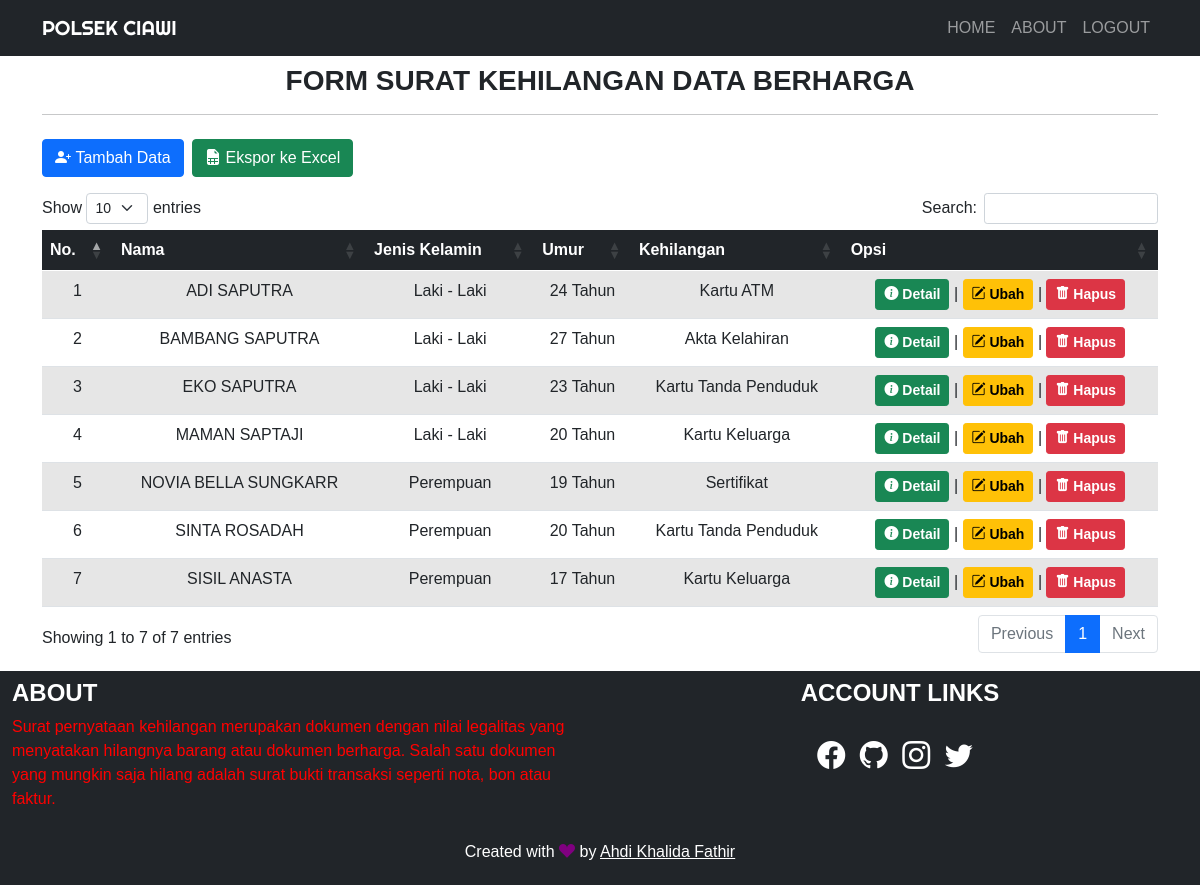
The app's page /index.php (signed in) with its own data.
### tables this page shows
CREATE TABLE `pelapor` (
  `nik` varchar(50) NOT NULL,
  `nama` varchar(225) NOT NULL,
  `tmpt_Lahir` varchar(50) NOT NULL,
  `tgl_Lahir` date NOT NULL,
  `jekel` enum('Laki - Laki','Perempuan') NOT NULL,
  `kehilangan` enum('Akta Kelahiran','Kartu ATM','Kartu Tanda Penduduk','Kartu Keluarga','Sertifikat') NOT NULL,
  `gambar` varchar(225) NOT NULL,
  `alamat` text NOT NULL
);

### function.php (called while the page is built, shortened)
<?php
$koneksi = mysqli_connect("localhost", "root", "", "kehilangan");
function query($query)
{
    global $koneksi;
    $result = mysqli_query($koneksi, $query);
    $rows = [];
    while ($row = mysqli_fetch_assoc($result)) {
        $rows[] = $row;
    }
    return $rows;
}

### index.php (the view, shortened to what this page needs)
<?php
require 'function.php';
$pelapor = query("SELECT * FROM pelapor ORDER BY nik DESC");
?>
<!DOCTYPE html>
<html lang="en">
<head>
    <link href="https://cdn.jsdelivr.net/npm/bootstrap@5.0.0-beta2/dist/css/bootstrap.min.css" rel="stylesheet">
    <link rel="stylesheet" href="https://cdn.jsdelivr.net/npm/bootstrap-icons@1.4.0/font/bootstrap-icons.css">
    <link rel="stylesheet" href="https://cdn.datatables.net/1.10.23/css/dataTables.bootstrap5.min.css">
    <link rel="stylesheet" href="https://cdn.jsdelivr.net/npm/bootstrap@5.0.0-beta1/dist/css/bootstrap.min.css">
    <link rel="stylesheet" href="css/style.css">
</head>
<body>
    <nav class="navbar navbar-expand-lg navbar-dark bg-dark text-uppercase">
        <div class="container">
            <a class="navbar-brand" href="index.php">POLSEK CIAWI</a>
            <div class="collapse navbar-collapse" id="navbarNav">
                <ul class="navbar-nav ms-auto">
                    <li class="nav-item">
                        <a class="nav-link" aria-current="page" href="#">Home</a>
                    </li>
                    <li class="nav-item">
                        <a class="nav-link" href="#about">About</a>
                    </li>
                    <li class="nav-item">
                        <a class="nav-link" href="logout.php">Logout</a>
                    </li>
                </ul>
            </div>
        </div>
    </nav>
    <div class="container">
        <div class="row my-2">
            <div class="col-md">
                <h3 class="text-center fw-bold text-uppercase">Form surat kehilangan data berharga</h3>
                <hr>
            </div>
        </div>
        <div class="row my-2">
            <div class="col-md">
                <a href="addData.php" class="btn btn-primary"><i class="bi bi-person-plus-fill"></i>&nbsp;Tambah Data</a>
                <a href="export.php" target="_blank" class="btn btn-success ms-1"><i class="bi bi-file-earmark-spreadsheet-fill"></i>&nbsp;Ekspor ke Excel</a>
            </div>
        </div>
        <div class="row my-3">
            <div class="col-md">
                <table id="data" class="table table-striped table-responsive table-hover text-center" style="width:100%">
                    <thead class="table-dark">
                        <tr>
                            <th>No.</th>
                            <th>Nama</th>
                            <th>Jenis Kelamin</th>
                            <th>Umur</th>
                            <th>Kehilangan</th>
                            <th>Opsi</th>
                        </tr>
                    </thead>
                    <tbody>
                        <?php $no = 1; ?>
                        <?php foreach ($pelapor as $row) : ?>
                            <tr>
                                <td><?= $no++; ?></td>
                                <td><?= $row['nama']; ?></td>
                                <td><?= $row['jekel']; ?></td>
                                <?php
                                $now = time();
                                $timeTahun = strtotime($row['tgl_Lahir']);
                                $setahun = 31536000;
                                $hitung = ($now - $timeTahun) / $setahun;
                                ?>
                                <td><?= floor($hitung); ?> Tahun</td>
                                <td><?= $row['kehilangan']; ?></td>
                                <td>
                                    <button class="btn btn-success btn-sm text-white detail" data-id="<?= $row['nik']; ?>" style="font-weight: 600;"><i class="bi bi-info-circle-fill"></i>&nbsp;Detail</button> |
                                    <a href="ubah.php?nik=<?= $row['nik']; ?>" class="btn btn-warning btn-sm" style="font-weight: 600;"><i class="bi bi-pencil-square"></i>&nbsp;Ubah</a> |
                                    <a href="hapus.php?nik=<?= $row['nik']; ?>" class="btn btn-danger btn-sm" style="font-weight: 600;" onclick="return confirm('Apakah anda yakin ingin menghapus data <?= $row['nama']; ?> ?');"><i class="bi bi-trash-fill"></i>&nbsp;Hapus</a>
                                </td>
                            </tr>
                        <?php endforeach; ?>
                    </tbody>
                </table>
            </div>
        </div>
    </div>
    <div class="container-fluid">
        <div class="row bg-dark text-white">
            <div class="col-md-6 my-2" id="about">
                <h4 class="fw-bold text-uppercase">About</h4>
                <p style="color: red">Surat pernyataan kehilangan merupakan dokumen dengan nilai legalitas yang menyatakan hilangnya barang atau dokumen berharga. Salah satu dokumen yang mungkin saja hilang adalah surat bukti transaksi seperti nota, bon atau faktur.</p>
            </div>
            <div class="col-md-6 col-sm-8 my-2 text-center link">
                <h4 class="fw-bold text-uppercase">Account Links</h4>
                <a href="https://web.facebook.com/lemonku.lemonku.9/" target="_blank"><i class="bi bi-facebook fs-3"></i></a>
                <a href="https://github.com/Thirty21" target="_blank"><i class="bi bi-github fs-3"></i></a>
                <a href="https://www.instagram.com/ahdiikhf_/" target="_blank"><i class="bi bi-instagram fs-3"></i></a>
                <a href="#" target="_blank"><i class="bi bi-twitter fs-3"></i></a>
            </div>
        </div>
    </div>
    <footer class="bg-dark text-white text-center" style="padding: 5px;">
        <p>Created with <i class="bi bi-suit-heart-fill" style="color: purple;"></i> by <u style="color: white;">Ahdi Khalida Fathir</u></p>
    </footer>
</body>
</html>

### css/style.css (style rules this page uses)
body { font-family: 'Gill Sans', 'Gill Sans MT', Calibri, 'Trebuchet MS', sans-serif; }
.navbar-brand { font-family: 'Righteous', cursive; }
.link a { display: inline-block; margin-top: 20px; margin-right: 10px; color: #fff; }

### records on screen
pelapor: nama "ADI SAPUTRA", jekel "Laki - Laki", kehilangan "Kartu ATM"
pelapor: nama "BAMBANG SAPUTRA", jekel "Laki - Laki", kehilangan "Akta Kelahiran"
pelapor: nama "EKO SAPUTRA", jekel "Laki - Laki", kehilangan "Kartu Tanda Penduduk"
pelapor: nama "MAMAN SAPTAJI", jekel "Laki - Laki", kehilangan "Kartu Keluarga"
pelapor: nama "NOVIA BELLA SUNGKARR", jekel "Perempuan", kehilangan "Sertifikat"
pelapor: nama "SINTA ROSADAH", jekel "Perempuan", kehilangan "Kartu Tanda Penduduk"
pelapor: nama "SISIL ANASTA", jekel "Perempuan", kehilangan "Kartu Keluarga"
